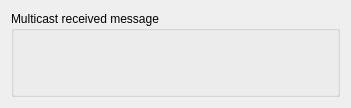
<?xml version="1.0" encoding="UTF-8"?>
<ui version="4.0">
 <class>Widget</class>
 <widget class="QWidget" name="Widget">
  <property name="geometry">
   <rect>
    <x>0</x>
    <y>0</y>
    <width>351</width>
    <height>108</height>
   </rect>
  </property>
  <property name="windowTitle">
   <string>Widget</string>
  </property>
  <layout class="QVBoxLayout" name="verticalLayout">
   <item>
    <widget class="QGroupBox" name="groupBox">
     <property name="title">
      <string>Multicast received message</string>
     </property>
     <layout class="QVBoxLayout" name="verticalLayout_2">
      <item>
       <widget class="QLabel" name="recvMsg">
        <property name="text">
         <string/>
        </property>
       </widget>
      </item>
     </layout>
    </widget>
   </item>
  </layout>
 </widget>
 <layoutdefault spacing="6" margin="11"/>
 <resources/>
 <connections/>
</ui>
